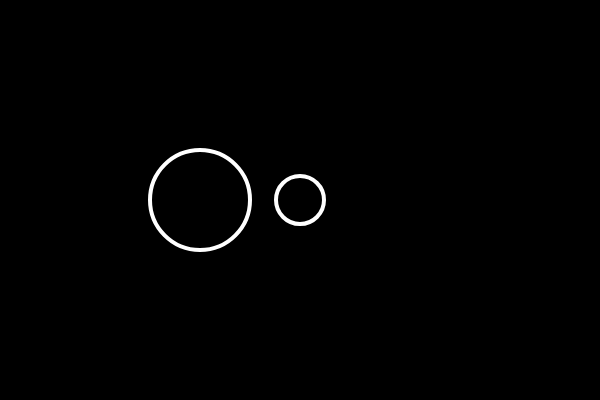
Frame 1 (no input)
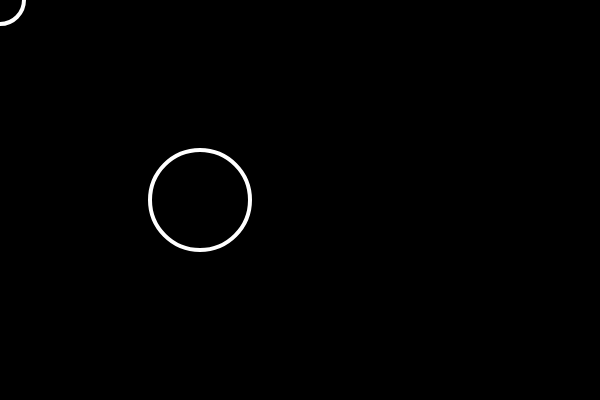
Frame 60 (no input)
Frame 120 (the mouse pressed at the canvas centre since frame 60): identical to frame 1, image omitted

The p5.js sketch that drew these frames (run headless with seeded random() and noise() and a simulated clock; from frame 60 on, the mouse is pressed at the canvas centre):

// p5.js sketch
// ── sketch.js
let bubble1
let bubble2

function setup() {
  createCanvas(600, 400);
  bubble1 = new Bubble(200, 200);
  bubble2 = new Bubble(300, 200, 24);
}

function draw() {
  background(0);   
  
  if (bubble1.intersects(bubble2)){
    background(200,0,100);
  }

  bubble1.show();  
  bubble2.show();
  // bubble1.move();
  bubble2.x = mouseX;
  bubble2.y = mouseY;

}

class Bubble {
  constructor(x, y, r =50) {
    this.x = x;
    this.y = y;
    this.r = r;
    this.brightness = 0;
  } 

  intersects(other) {
    let d = dist(this.x, this.y, other.x, other.y);
    return (d < this.r + other.r);    
  }

  changeColor(bright) {
    this.brightness = bright;
  }

  move() {
    this.x = this.x + random(-5, 5);
    this.y = this.y + random(-5, 5);
  }

  show() {
    stroke(255);
    strokeWeight(4);
    fill(this.brightness, 125);    
    ellipse(this.x, this.y, this.r * 2, this.r * 2);
  }  
}
